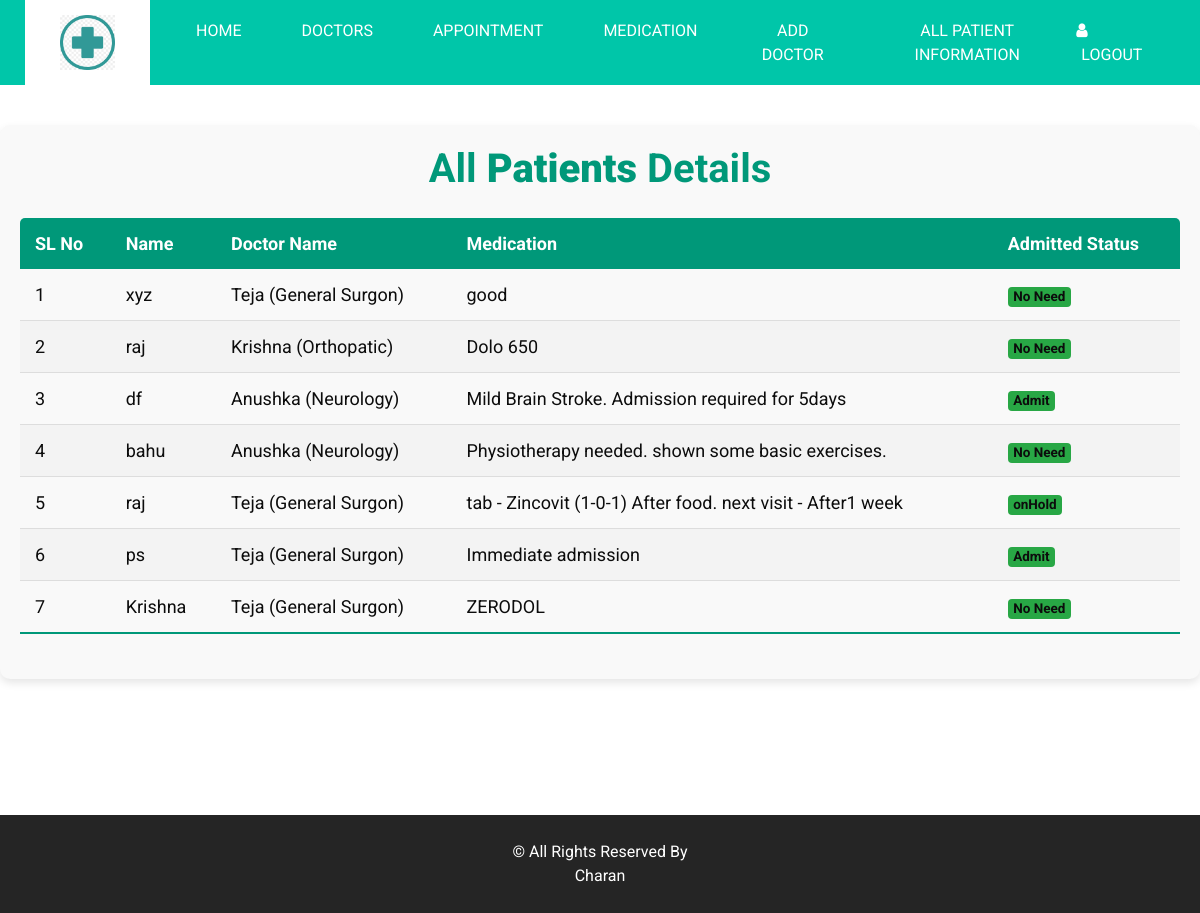
The app's page /doctor/Medication_view_admin/ with its own data.
### Doctor/models.py (models this page shows)
class Doctor_Medication(models.Model):
    p_id = models.CharField(max_length=100)
    name = models.CharField(max_length=100)
    doctor_name = models.CharField(max_length=100)
    prescription = models.CharField(max_length=1000)
    admitted = models.CharField(max_length=100)
    medication = models.CharField(max_length=20)
    def __str__(self):
        return self.name

### Doctor/views.py (the view)
# urls.py: path('Medication_view_admin/' , views.Medicatin_view_admin , name='Medication_view_admin')
def Medicatin_view_admin(request):
    data = Doctor_Medication.objects.filter(medication='Sended')
    print('axsasasas',data)
    return render(request  ,'Doctor/Medicatin_view_admin.html'  , {'data':data})

### Template/Doctor/Medicatin_view_admin.html (shortened to what this page needs)
{% extends 'Admin/AdminHome.html' %}
{% block contents %}
{% load static %}
<div class="doctor-details">
    <h1 class="text-center" style="color: #009879;">All <strong > Patients</strong>  Details</h1>
    <table class="styled-table">
        <thead>
            <tr>
                <th>SL No</th>
                <th>Name</th>
                <th>Doctor Name</th>
                <th>Medication</th>
                <th>Admitted Status</th>
            </tr>
        </thead>
        <tbody>
            {% for doc in data %}
            <tr>
                <td>{{forloop.counter}}</td>
                <td>{{ doc.name }}</td>
                <td>{{ doc.doctor_name}}</td>
                <td>{{ doc.prescription }}</td>
              <td> <span class="badge bg-success"> {{ doc.admitted }} </span></td>
            </tr>
            {% endfor %}
        </tbody>
    </table>
</div>
{% endblock %}

### Template/Admin/AdminHome.html (shortened to what this page needs)
<!DOCTYPE html>
<html lang="en">
{% load static %}
<head>
    <link rel="stylesheet" type="text/css" href="{% static 'Css/bootstrap.css' %}" />
    <link rel="stylesheet" href="https://cdnjs.cloudflare.com/ajax/libs/OwlCarousel2/2.3.4/assets/owl.carousel.min.css" />
    <link href="{% static 'Css/font-awesome.min.css' %}" rel="stylesheet" />
    <link rel="stylesheet" href="https://cdnjs.cloudflare.com/ajax/libs/jquery-nice-select/1.1.0/css/nice-select.min.css"
 />
    <link rel="stylesheet" href="https://cdnjs.cloudflare.com/ajax/libs/bootstrap-datepicker/1.3.0/css/datepicker.css">
    <link href="{% static 'Css/style.css' %}" rel="stylesheet" />
    <link href="{% static 'css/responsive.css' %}" rel="stylesheet" />
</head>
<body>
    <div class="hero_area">
        <header class="header_section">
            <div class="header_bottom">
                <div class="container-fluid">
                    <nav class="navbar navbar-expand-lg custom_nav-container">
                        <a class="navbar-brand" href="#">
                            <img src="{% static 'images/logo.png' %}" alt="Logo">
                        </a>
                        <div class="collapse navbar-collapse" id="navbarSupportedContent">
                            <div class="d-flex mr-auto flex-column flex-lg-row align-items-center">
                                <ul class="navbar-nav">
                                    <li class="nav-item active">
                                        <a class="nav-link" href="{% url 'Admin_Home' %}">Home</a>
                                    </li>
                                    <li class="nav-item">
                                        <a class="nav-link" href="{% url 'Doctor_Details' %}">Doctors</a>
                                    </li>
                                    <li class="nav-item">
                                        <a class="nav-link" href="{%url 'View_Appointments' %}">Appointment</a>
                                    </li>
                                    <li class="nav-item">
                                        <a class="nav-link" href="{% url 'Medication_view_admin' %}">Medication</a>
                                    </li>
                                    <li class="nav-item">
                                        <a class="nav-link" href="{% url 'Add_Doctor' %}">Add Doctor</a>
                                    </li>
                                    <li class="nav-item">
                                        <a class="nav-link" href="{% url 'All_Patient_information' %}">All Patient Information</a>
                                    </li>
                                </ul>
                            </div>
                            <div class="quote_btn-container">
                                <a href="{% url 'base' %}">
                                    <i class="fa fa-user" aria-hidden="true"></i>
                                    <span>Logout</span>
                                </a>
                            </div>
                        </div>
                    </nav>
                </div>
            </div>
        </header>
        {% block contents %}{% endblock %}
    </div>
     <br><br><br><br>
    <footer class="footer_section">
        <div class="container">
            <p>
                &copy;  All Rights Reserved By <br>
                <a href="https://html.design/">Charan</a>
            </p>
        </div>
    </footer>
</body>
</html>

### Static/Css/style.css (style rules this page uses)
body { font-family: 'Roboto', sans-serif; color: #0c0c0c; background-color: #ffffff; overflow-x: hidden; }
a, a:hover, a:focus { text-decoration: none; }
.hero_area { position: relative; }
.header_section .header_bottom { background-color: #00c6a9; }
.header_section .header_bottom .container-fluid { padding-right: 25px; padding-left: 25px; }
.navbar-brand { background-color: #ffffff; padding: 15px 35px; }
.navbar-brand img { width: 55px; }
.custom_nav-container { padding: 0; }
.custom_nav-container .navbar-nav .nav-item .nav-link { padding: 3px 15px; margin: 10px 15px; color: #ffffff; text-align: center; text-transform: uppercase; }
.quote_btn-container { display: -webkit-box; display: -ms-flexbox; display: flex; -webkit-box-align: center; -ms-flex-align: center; align-items: center; }
.quote_btn-container a { color: #ffffff; margin-right: 25px; text-transform: uppercase; }
.quote_btn-container a span { margin-left: 5px; }
.footer_section { position: relative; background-color: #252525; text-align: center; }
.footer_section p { color: #ffffff; padding: 25px 0; margin: 0; }
.footer_section p a { color: inherit; }

### Static/Css/responsive.css (style rules this page uses)
@media (min-width: 1200px) { .container { max-width: 1170px; } }

### Template/Doctor/Medicatin_view_admin.html (style rules this page uses)
.doctor-details { max-width: 1200px; margin: 40px auto; padding: 20px; background-color: #f9f9f9; border-radius: 10px; box-shadow: 0 4px 8px rgba(0, 0, 0, 0.1); }
.text-center { text-align: center; color: #333; font-weight: bold; margin-bottom: 20px; }
.styled-table { width: 100%; border-collapse: collapse; margin: 25px 0; font-size: 18px; text-align: left; border-radius: 5px 5px 0 0; overflow: hidden; }
.styled-table th, .styled-table td { padding: 12px 15px; }
.styled-table thead tr { background-color: #009879; color: #ffffff; text-align: left; font-weight: bold; }
.styled-table tbody tr { border-bottom: 1px solid #dddddd; }
.styled-table tbody tr:nth-of-type(even) { background-color: #f3f3f3; }
.styled-table tbody tr:last-of-type { border-bottom: 2px solid #009879; }

### records on screen
Doctor_Medication: name "xyz", doctor_name "Teja (General Surgon)", prescription "good", admitted "No Need"
Doctor_Medication: name "raj", doctor_name "Krishna (Orthopatic)", prescription "Dolo 650", admitted "No Need"
Doctor_Medication: name "df", doctor_name "Anushka (Neurology)", prescription "Mild Brain Stroke. Admission required for 5days", admitted "Admit"
Doctor_Medication: name "bahu", doctor_name "Anushka (Neurology)", prescription "Physiotherapy needed. shown some basic exercises.", admitted "No Need"
Doctor_Medication: name "raj", doctor_name "Teja (General Surgon)", prescription "tab - Zincovit (1-0-1) After food. next visit - After1 week", admitted "onHold"
Doctor_Medication: name "ps", doctor_name "Teja (General Surgon)", prescription "Immediate admission", admitted "Admit"
Doctor_Medication: name "Krishna", doctor_name "Teja (General Surgon)", prescription "ZERODOL", admitted "No Need"
